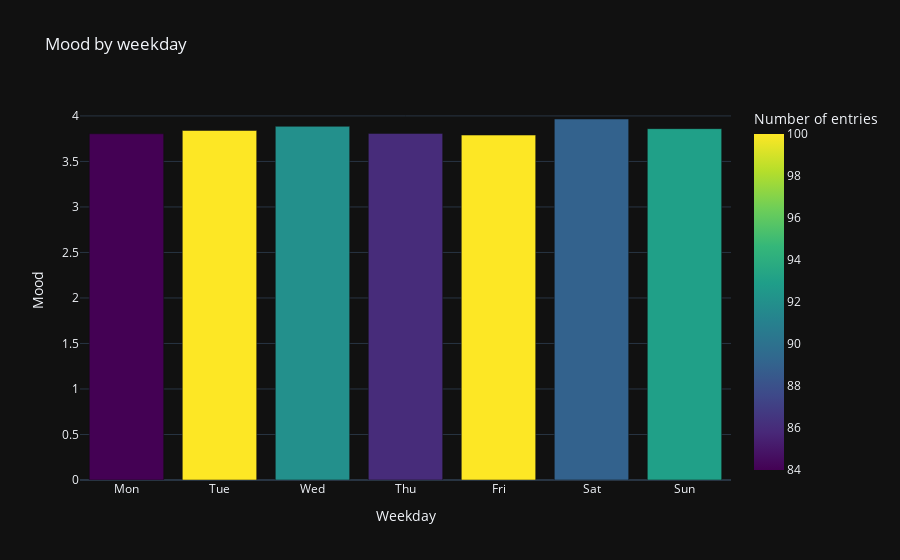

Source (notebook cell):
### Code cell
df.by_time_bar_plot('weekday')

### Figure 1 — Plotly figure (JSON) as saved in the notebook; plotly's stock layout.template omitted (floating-point values rounded to 4 significant figures)
{"data": [{"alignmentgroup": "True", "hovertemplate": "Weekday=%{x}<br>Mood=%{y}<br>Number of entries=%{marker.color}<extra></extra>", "legendgroup": "", "marker": {"color": [92, 100, 84, 93, 89, 100, 86], "coloraxis": "coloraxis", "pattern": {"shape": ""}}, "name": "", "offsetgroup": "", "orientation": "v", "showlegend": false, "textposition": "auto", "type": "bar", "x": [2, 1, 0, 6, 5, 4, 3], "xaxis": "x", "y": [3.886, 3.84, 3.804, 3.86, 3.966, 3.79, 3.808], "yaxis": "y"}], "layout": {"barmode": "relative", "coloraxis": {"colorbar": {"title": {"text": "Number of entries"}}, "colorscale": [[0, "#440154"], [0.1111, "#482878"], [0.2222, "#3e4989"], [0.3333, "#31688e"], [0.4444, "#26828e"], [0.5556, "#1f9e89"], [0.6667, "#35b779"], [0.7778, "#6ece58"], [0.8889, "#b5de2b"], [1, "#fde725"]]}, "legend": {"tracegroupgap": 0}, "title": {"text": "Mood by weekday"}, "xaxis": {"anchor": "y", "domain": [0, 1], "dtick": 1, "tickmode": "array", "ticktext": ["Mon", "Tue", "Wed", "Thu", "Fri", "Sat", "Sun"], "tickvals": [0, 1, 2, 3, 4, 5, 6], "title": {"text": "Weekday"}}, "yaxis": {"anchor": "x", "domain": [0, 1], "title": {"text": "Mood"}}}}
